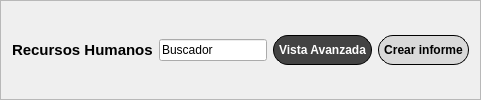
                    <widget class="QFrame" name="frame_54">
                     <property name="maximumSize">
                      <size>
                       <width>16777215</width>
                       <height>100</height>
                      </size>
                     </property>
                     <property name="frameShape">
                      <enum>QFrame::Shape::StyledPanel</enum>
                     </property>
                     <property name="frameShadow">
                      <enum>QFrame::Shadow::Raised</enum>
                     </property>
                     <layout class="QGridLayout" name="gridLayout_31">
                      <item row="0" column="0">
                       <layout class="QHBoxLayout" name="horizontalLayout_8">
                        <item>
                         <widget class="QLabel" name="label_10">
                          <property name="font">
                           <font>
                            <pointsize>11</pointsize>
                            <bold>true</bold>
                           </font>
                          </property>
                          <property name="text">
                           <string>Recursos Humanos</string>
                          </property>
                         </widget>
                        </item>
                        <item>
                         <widget class="QLineEdit" name="lineEdit_6">
                          <property name="maximumSize">
                           <size>
                            <width>150</width>
                            <height>16777215</height>
                           </size>
                          </property>
                          <property name="text">
                           <string>Buscador</string>
                          </property>
                         </widget>
                        </item>
                        <item>
                         <widget class="QPushButton" name="boton_actualizacion">
                          <property name="minimumSize">
                           <size>
                            <width>30</width>
                            <height>30</height>
                           </size>
                          </property>
                          <property name="font">
                           <font>
                            <bold>true</bold>
                           </font>
                          </property>
                          <property name="styleSheet">
                           <string notr="true">background-color: #434343;
color: white;
border: 1px solid black;
border-radius: 15px;
padding:5px;
box-shadow: 5px 5px 15px rgba(0, 0, 0, 0.3);
</string>
                          </property>
                          <property name="text">
                           <string>Vista Avanzada</string>
                          </property>
                          <property name="icon">
                           <iconset theme="QIcon::ThemeIcon::AddressBookNew"/>
                          </property>
                         </widget>
                        </item>
                        <item>
                         <widget class="QPushButton" name="crear_informe_3">
                          <property name="minimumSize">
                           <size>
                            <width>30</width>
                            <height>30</height>
                           </size>
                          </property>
                          <property name="font">
                           <font>
                            <bold>true</bold>
                           </font>
                          </property>
                          <property name="styleSheet">
                           <string notr="true">background-color: #d9d9d9;
color: black;
border: 1px solid black;
border-radius: 15px;
padding:5px;
box-shadow: 5px 5px 15px rgba(0, 0, 0, 0.3);
</string>
                          </property>
                          <property name="text">
                           <string>Crear informe</string>
                          </property>
                         </widget>
                        </item>
                       </layout>
                      </item>
                     </layout>
                    </widget>
